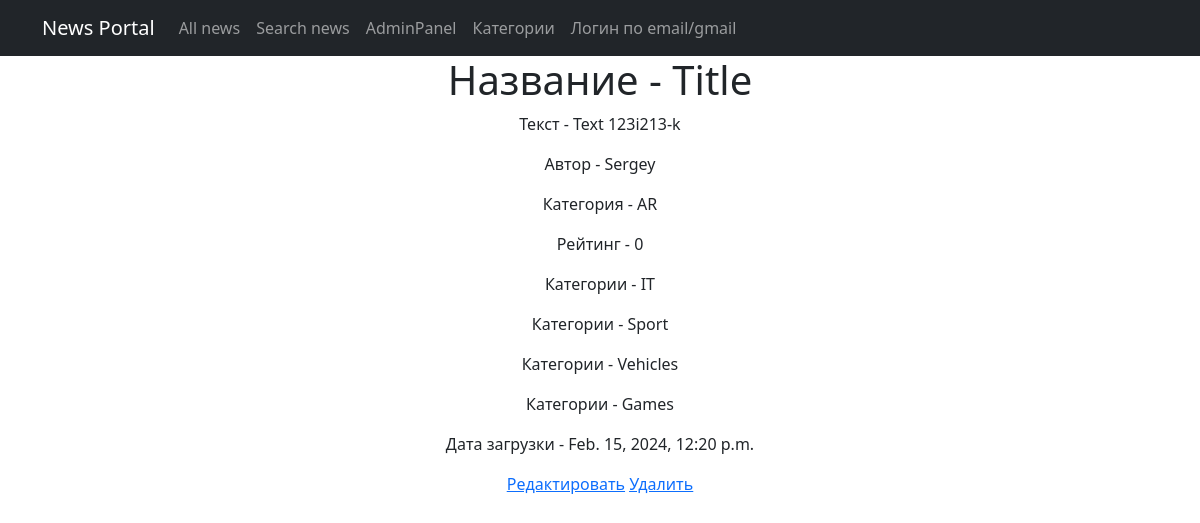
Page /news/113 on the committed database.
### NewsPortal/models.py (models this page shows, shortened)
class Post (models.Model):
    author = models.ForeignKey(Author, on_delete=models.CASCADE)
    NEWS = 'NW'
    ARTICLE = 'AR'
    CATEGORY_CHOICES = (
        (NEWS, 'Новость'),
        (ARTICLE, 'Статья'),
    )
    categoryType = models.CharField(max_length=2, choices=CATEGORY_CHOICES, default=ARTICLE)
    dateCreation = models.DateTimeField(auto_now_add=True)
    postCategory = models.ManyToManyField(Category, through='PostCategory')
    title = models.CharField(max_length=128)
    text = models.TextField()
    rating = models.SmallIntegerField(default=0)

class Author(models.Model):
    authorUser = models.OneToOneField(User, on_delete=models.CASCADE)
    ratingAuthor = models.SmallIntegerField(default=0)

class Category(models.Model):
    name = models.CharField(max_length=64, unique=True)
    subscribers = models.ManyToManyField(User, related_name = 'member')
    def __str__(self):
        return f'{self.name}'

### NewsPortal/views.py (the view)
# urls.py: path('<int:pk>', PostDetail.as_view(), name='post_detail'),
class PostDetail(DetailView):
    model = Post
    template_name = 'new.html'
    context_object_name = 'new'

### NewsPortal/templatetags/custom_filters.py (called while the page is built)
@register.filter(name='Censor')
def Censor(value):
    Banned_List = ['idiot', 'stupid', 'donkey', 'Stupid']
    sentence = value.split()
    for i in Banned_List:
        for words in sentence:
            if i in words:
                pos = sentence.index(words)
                sentence.remove(words)
                sentence.insert(pos, '*' * len(i))
    return " ".join(sentence)

### templates/new.html (shortened to what this page needs)
{% extends 'flatpages/default.html' %}
{% load custom_filters %}
{% block content %}
<h1>Название - {{ new.title | Censor }}</h1>
<p>Текст - {{ new.text | Censor}}</p>
<p>Автор - {{ new.author.authorUser }}</p>
<p>Категория - {{ new.categoryType }}</p>
<p>Рейтинг - {{ new.rating }}</p>
{% for a in new.postCategory.all %}
	<p> Категории - {{ a }}</p>
{% endfor %}
<p>Дата загрузки - {{ new.dateCreation }}</p>
<a href="{% url 'post_update' new.id %}"><u>Редактировать</u></a>
<a href="{% url 'post_delete' new.id %}"><u> Удалить </u></a>
{% endblock content %}

### rows in the picture
Post: title|Censor "Title", text|Censor "Text 123i213-k", author.authorUser "Sergey", categoryType "AR", rating "0", dateCreation "Feb. 15, 2024, 12:20 p.m."
Category: name "IT"
Category: name "Sport"
Category: name "Vehicles"
Category: name "Games"
